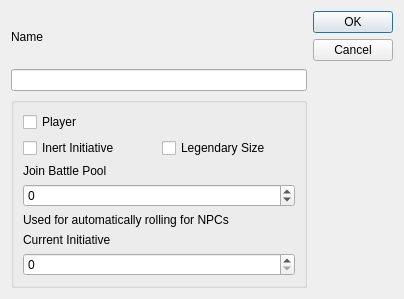
<?xml version="1.0" encoding="UTF-8"?>
<ui version="4.0">
 <class>NewCharacter</class>
 <widget class="QDialog" name="NewCharacter">
  <property name="geometry">
   <rect>
    <x>0</x>
    <y>0</y>
    <width>404</width>
    <height>299</height>
   </rect>
  </property>
  <property name="windowTitle">
   <string>Add New Character</string>
  </property>
  <layout class="QHBoxLayout" name="horizontalLayout">
   <item>
    <layout class="QVBoxLayout" name="verticalLayout_3">
     <item>
      <widget class="QLabel" name="label">
       <property name="text">
        <string>Name</string>
       </property>
       <property name="scaledContents">
        <bool>false</bool>
       </property>
      </widget>
     </item>
     <item>
      <widget class="QLineEdit" name="name_edit"/>
     </item>
     <item>
      <widget class="QGroupBox" name="groupBox_3">
       <property name="title">
        <string/>
       </property>
       <layout class="QVBoxLayout" name="verticalLayout_2">
        <item>
         <layout class="QGridLayout" name="gridLayout">
          <item row="0" column="0">
           <widget class="QCheckBox" name="player_checkBox">
            <property name="text">
             <string>Player</string>
            </property>
           </widget>
          </item>
          <item row="1" column="0">
           <widget class="QCheckBox" name="checkBox">
            <property name="text">
             <string>Inert Initiative</string>
            </property>
           </widget>
          </item>
          <item row="1" column="1">
           <widget class="QCheckBox" name="legendary_size_checkBox">
            <property name="text">
             <string>Legendary Size</string>
            </property>
           </widget>
          </item>
         </layout>
        </item>
        <item>
         <widget class="QLabel" name="label_3">
          <property name="text">
           <string>Join Battle Pool</string>
          </property>
         </widget>
        </item>
        <item>
         <widget class="QSpinBox" name="Join_battle_box">
          <property name="minimum">
           <number>-99</number>
          </property>
         </widget>
        </item>
        <item>
         <widget class="QLabel" name="label_2">
          <property name="text">
           <string>Used for automatically rolling for NPCs</string>
          </property>
         </widget>
        </item>
        <item>
         <widget class="QLabel" name="label_4">
          <property name="text">
           <string>Current Initiative</string>
          </property>
         </widget>
        </item>
        <item>
         <widget class="QSpinBox" name="current_init_spinbox"/>
        </item>
       </layout>
      </widget>
     </item>
    </layout>
   </item>
   <item>
    <widget class="QDialogButtonBox" name="buttonBox">
     <property name="orientation">
      <enum>Qt::Vertical</enum>
     </property>
     <property name="standardButtons">
      <set>QDialogButtonBox::Cancel|QDialogButtonBox::Ok</set>
     </property>
    </widget>
   </item>
  </layout>
 </widget>
 <tabstops>
  <tabstop>Join_battle_box</tabstop>
 </tabstops>
 <resources/>
 <connections>
  <connection>
   <sender>buttonBox</sender>
   <signal>accepted()</signal>
   <receiver>NewCharacter</receiver>
   <slot>accept()</slot>
   <hints>
    <hint type="sourcelabel">
     <x>312</x>
     <y>186</y>
    </hint>
    <hint type="destinationlabel">
     <x>157</x>
     <y>195</y>
    </hint>
   </hints>
  </connection>
  <connection>
   <sender>buttonBox</sender>
   <signal>rejected()</signal>
   <receiver>NewCharacter</receiver>
   <slot>reject()</slot>
   <hints>
    <hint type="sourcelabel">
     <x>312</x>
     <y>186</y>
    </hint>
    <hint type="destinationlabel">
     <x>286</x>
     <y>195</y>
    </hint>
   </hints>
  </connection>
 </connections>
</ui>
